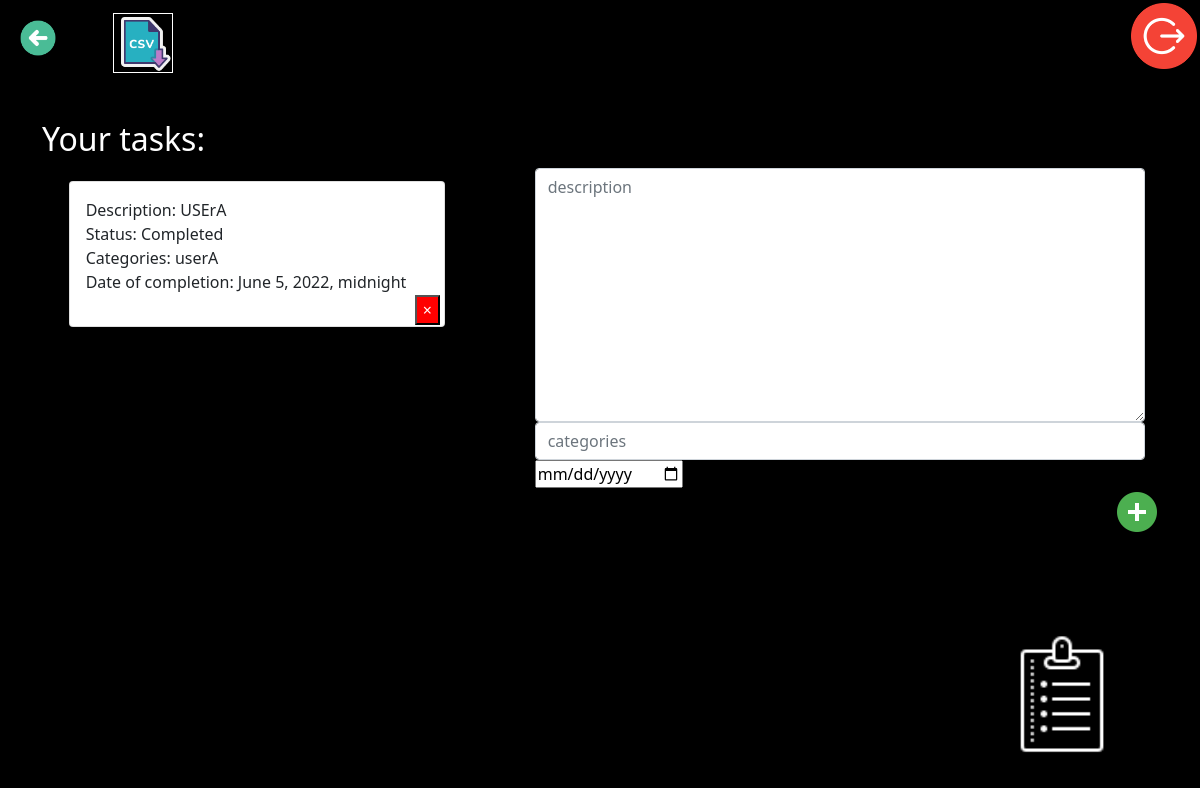
The app's page /tasks/my-tasks/2 (signed in), older data.
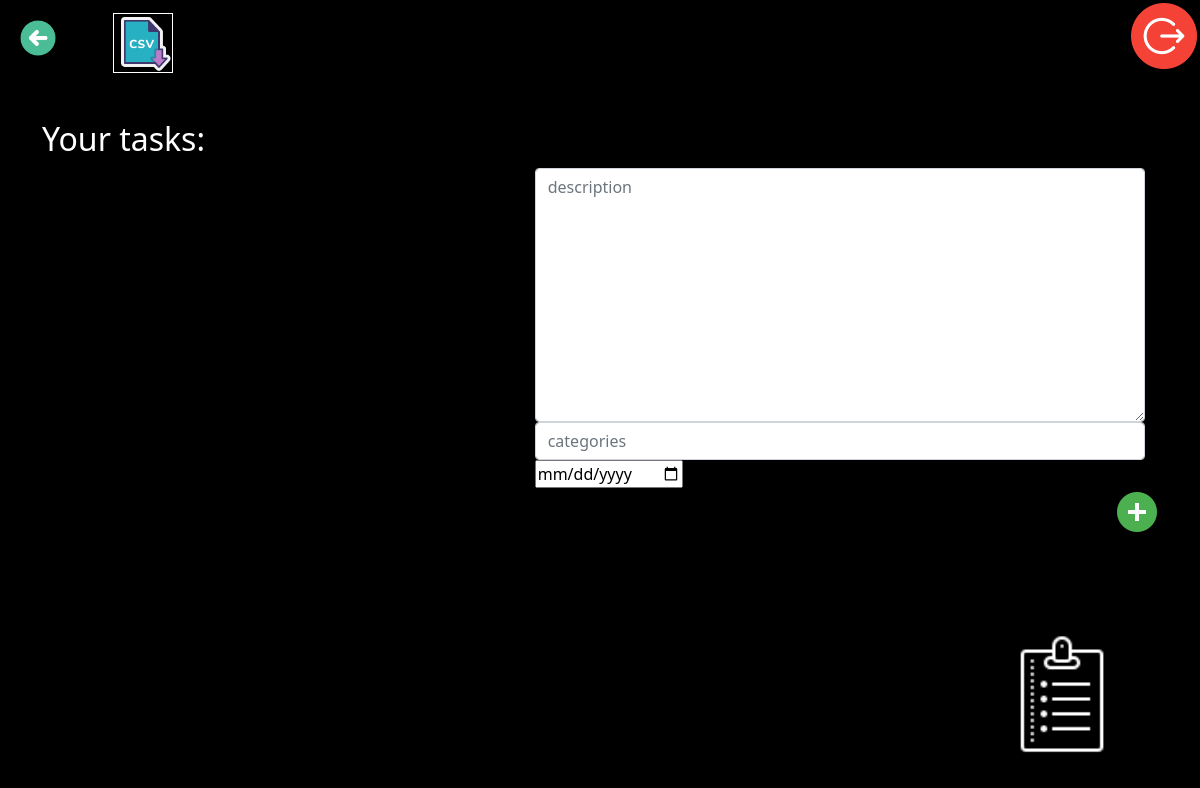
The same page, newer data.
### listWorkers/models.py (models this page shows, shortened)
class Employees_Task_List(Model):
    id_creator = IntegerField("id_creator", max_length=1000, null=False)
    id_worker = IntegerField("id_worker", max_length=1000, null=False)
    id_team = IntegerField("id_team", max_length=1000, null=False)
    description = CharField("description", max_length=1000, null=False)
    status = CharField("status", max_length=100, auto_created="Not complete")
    categories = CharField("categories", max_length=1000, null=False)
    date_of_completion = DateTimeField()
    class Meta:
        ordering = ["id"]
        verbose_name = "Employees_Task_List"
        verbose_name_plural = "Employees_Task_List"

### listWorkers/views.py (the view, shortened to what this page needs)
# urls.py: path("my-tasks/<int:iduser>", MyTasks.as_view(), name="my_tasks"),
class MyTasks(View):
    def get(self, request, iduser):
        id_user = request.user.id
        check_log(id_user)
        form = NewTaskForm()
        tasks = Employees_Task_List.objects.filter(id_worker=iduser)
        return render(
            request,
            "listWorkers/my_tasks.html",
            {"form": form, "tasks": tasks, "id_worker": iduser},
        )

### listWorkers/forms.py
class NewTaskForm(ModelForm):
    class Meta:
        model = models.Employees_Task_List
        fields = ["description", "categories", "date_of_completion"]
        widgets = {
            "description": Textarea(
                attrs={"class": "form-control", "placeholder": "description"}
            ),
            "categories": TextInput(
                attrs={"class": "form-control", "placeholder": "categories"}
            ),
            "date_of_completion": DateInput(),
        }

### listWorkers/views.py (called while the page is built)
def check_log(id_user):
    if id_user:
        pass
    else:
        raise PermissionDenied()

### listWorkers/templates/listWorkers/my_tasks.html (shortened to what this page needs)
{% extends 'listWorkers/base.html' %}
{% load static %}
{% block css_aditional %}
<link rel="stylesheet" href="{% static 'listWorkers/css/my_tasks.css'%}">
{% endblock %}
{% block content %}
<a href="{% url 'logout' %}"><img align="right" src="/static/listWorkers/img/logout.png" id="logout">  </a>
<a href="{% url 'profile_user' %}"> <img id="back" src="/static/listWorkers/img/back2.png"> </a>
<a href="{% url 'export_tasks' user.id %}"> <img id="export" src="/static/listWorkers/img/export_csv2.png"> </a>
<h2 id="taskWorker" align="left">Your tasks: {{info.name}}</h2>
    <div class="col-8 mt-5" id="create_task">
        <form class="form-inline justify-content-centr" id="createNewTaskForm" method="post" data-url="{% url 'my_tasks' user.id%}">
            {% for field in form %}
                <div class="mx-3">
                    {{ field }}
                </div>
            {% endfor %}
            <input id="createButton" align="right"  type="image" src="/static/listWorkers/img/add.png">
        </form>
    </div>
    <div class="col-5 mt-5" id="taskList">
        {% for task in tasks %}
            <div class="card mb-1" id="taskCard" data-id="{{ task.id}}" style="{% if task.completed %} text-decoration: line-through {% endif %}">
                <div class="card-body">
                    <p>Description: {{ task.description }}<br>Status: {{task.status}}<br>Categories: {{ task.categories }}<br>Date of completion: {{ task.date_of_completion }}<br></p>
                    {% if task.id_creator == user.id %}
                        <button id="delete" type="button" class="close float-right" data-id="{{ task.id }}">
                            <span aria-hidden="true">&times;</span>
                        </button>
                        {% endif %}
                </div>
            </div>
        {% endfor %}
    </div>
<img align="right" id="todolist" src="/static/listWorkers/img/todolist.png">
{% endblock %}

### listWorkers/templates/listWorkers/base.html (shortened to what this page needs)
<!DOCTYPE html>
<html lang="en">
{% load static %}
<head>
    <link href="https://cdn.jsdelivr.net/npm/bootstrap@5.1.3/dist/css/bootstrap.min.css" rel="stylesheet">
</head>
<body>
<link rel="stylesheet" href="{% static 'listWorkers/css/style.css' %}">
{% block css_aditional %} {% endblock %}
<div class="container">
    <div class="row justify-content-centr">
        {% block content %}
        {% endblock %}
    </div>
</div>
</body>
</html>

### listWorkers/static/listWorkers/css/my_tasks.css (style rules this page uses)
body { background-color: black; }
img[id=logout] { width:50pt; position: absolute; top: 2pt; right: 2pt; }
img[id=back] { width: 3%; position: absolute; top: 15pt; left: 15pt; }
img[id=export] { width: 5%; position: absolute; top: 10pt; left: 85pt; border: solid 1px white; }
h2[id=taskWorker] { color: white; position: absolute; top: 15%; }
div[id=create_task] { width: 500pt; position: absolute; top: 15%; right:20pt; }
div[id=taskList] { width: 300pt; height: 100pt; position: relative; top: 100pt; left:20pt; }
img[id=todolist] { width: 13%; position: absolute; bottom: 5%; right: 5%; }

Row changes from the older to the newer data that the page shows:
removed Employees_Task_List: description "USErA", status "Completed", categories "userA", date_of_completion "June 5, 2022, midnight"
